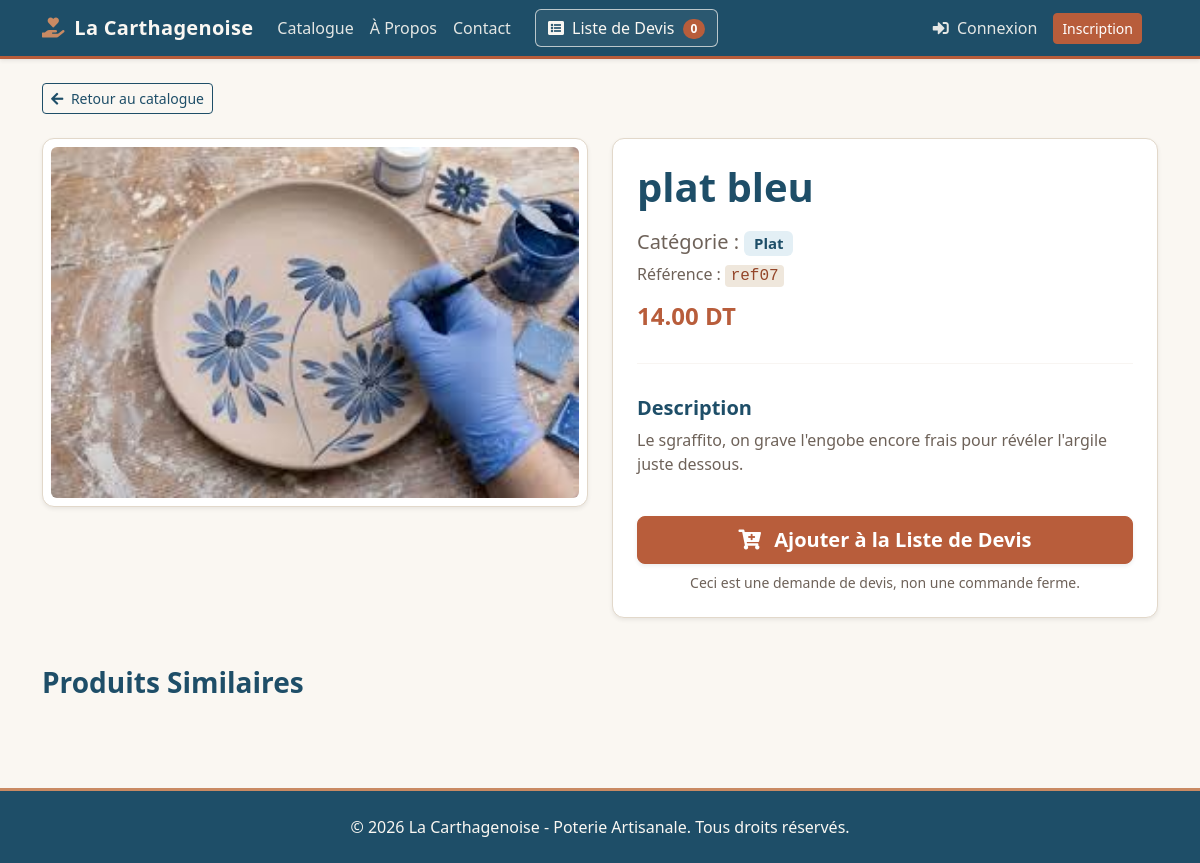
/produit/6/, run on the app's committed database.
### catalogue/models.py (models this page shows, shortened)
class Produit(models.Model):
    categorie = models.ForeignKey(
        Categorie,
        on_delete=models.CASCADE,
        related_name='produits',
        verbose_name="Catégorie",
    )
    catalogues = models.ManyToManyField(
        Catalogue,
        blank=True,
        related_name='produits',
        verbose_name="Catalogues",
    )
    reference = models.CharField(max_length=50, unique=True, verbose_name="Référence")
    nom = models.CharField(max_length=200, verbose_name="Nom du produit")
    description = models.TextField(verbose_name="Description")
    prix = models.DecimalField(
        max_digits=10,
        decimal_places=2,
        null=True,
        blank=True,
        verbose_name="Prix unitaire",
    )
    image = models.ImageField(
        upload_to='produits/',
        null=True,
        blank=True,
        verbose_name="Image",
    )
    quantite_totale = models.PositiveIntegerField(
        default=0, verbose_name="Quantité totale")
    quantite_vendue = models.PositiveIntegerField(
        default=0, verbose_name="Quantité vendue")
    quantite_annulee = models.PositiveIntegerField(
        default=0, verbose_name="Quantité annulée")
    disponible = models.BooleanField(default=True, verbose_name="Disponible")
    date_creation = models.DateTimeField(auto_now_add=True)
    class Meta:
        verbose_name = "Produit"
        verbose_name_plural = "Produits"
        ordering = ['-date_creation']

class Categorie(models.Model):
    nom = models.CharField(max_length=100)
    slug = models.SlugField(unique=True, max_length=100, blank=True)

### catalogue/views.py (the view)
# urls.py: path('produit/<int:pk>/',        views.ProduitDetailView.as_view(),
class ProduitDetailView(DetailView):
    model = Produit
    template_name = 'catalogue/detail_produit.html'
    context_object_name = 'produit'
    pk_url_kwarg = 'pk'  # Utiliser l'ID/clé primaire dans l'URL

### devis/templatetags/devis_extras.py (called while the page is built)
@register.simple_tag(takes_context=True)
def devis_count(context):
    request = context['request']
    devis_panier = request.session.get(DEVIS_SESSION_KEY)
    if devis_panier:
        return len(devis_panier)
    return 0

### pages/context_processors.py (called while the page is built, shortened)
def messages_contact_context(request):
    nb_messages_non_lus = 0
    return {
        'nb_messages_non_lus': nb_messages_non_lus,
    }

### catalogue/templates/catalogue/detail_produit.html (shortened to what this page needs)
{% extends 'base.html' %}
{% block content %}
  <div class="row">
    <div class="col-lg-12">
      <a href="{% url 'catalogue:liste_produits' %}" class="btn btn-sm btn-outline-bleu mb-4">
        <i class="fas fa-arrow-left me-1"></i> Retour au catalogue
      </a>
    </div>
  </div>
  <div class="row g-4 align-items-start">
    <div class="col-md-6 mb-4">
      <div class="card shadow-sm card-poterie p-2">
        {% if produit.image %}
          <img src="{{ produit.image.url }}" class="img-fluid rounded w-100" style="max-height: 460px; object-fit: cover;" alt="{{ produit.nom }}" />
        {% else %}
          <div class="zone-visuelle p-5 text-center rounded text-poterie-muted" style="min-height: 320px; display: flex; flex-direction: column; align-items: center; justify-content: center;">
            <i class="fas fa-image fa-2x mb-2" style="color: var(--poterie-argile);"></i>
            <span>Image non disponible</span>
          </div>
        {% endif %}
      </div>
    </div>
    <div class="col-md-6 mb-4">
      <div class="card shadow-sm card-poterie p-4">
        <h1 class="mb-3 fw-bold titre-poterie">{{ produit.nom }}</h1>
        <p class="lead text-poterie-muted mb-2">
          Catégorie :
          {% if produit.categorie %}
            <span class="badge badge-email-bleu">{{ produit.categorie.nom }}</span>
          {% else %}
            <span class="badge bg-secondary">Non classé</span>
          {% endif %}
        </p>
        {% if produit.reference %}
          <p class="h6 mb-3 text-poterie-muted">
            Référence : <code class="code-slug fs-6">{{ produit.reference }}</code>
          </p>
        {% endif %}
        {% if produit.prix %}
          <p class="h4 fw-bold mb-3" style="color: var(--poterie-terracotta);">
            {{ produit.prix }} DT
          </p>
        {% endif %}
        <hr style="border-color: var(--poterie-bordure);" />
        <h2 class="h5 fw-bold titre-poterie mt-3">Description</h2>
        <div class="mb-4 text-poterie-muted">
          {% if produit.description %}
            {{ produit.description|linebreaks }}
          {% else %}
            <p class="fst-italic mb-0">Aucune description détaillée pour cet article.</p>
          {% endif %}
        </div>
        {% if produit.disponible %}
          <a href="{% url 'devis:add_to_devis' produit_id=produit.pk %}" class="btn btn-poterie btn-lg w-100 shadow-sm fw-semibold">
            <i class="fas fa-cart-plus me-2"></i> Ajouter à la Liste de Devis
          </a>
          <small class="form-text text-poterie-muted d-block text-center mt-2">
            Ceci est une demande de devis, non une commande ferme.
          </small>
        {% else %}
          <div class="alert text-center mb-0" style="background-color: rgba(201, 138, 99, 0.22); color: var(--poterie-texte); border: 1px solid var(--poterie-argile);">
            <i class="fas fa-info-circle me-1" style="color: var(--poterie-terracotta);"></i>
            Ce produit est temporairement indisponible.
          </div>
        {% endif %}
      </div>
    </div>
  </div>
  <div class="row mt-4">
    <div class="col-12">
      <h3 class="mb-3 fw-bold titre-poterie">Produits Similaires</h3>
    </div>
  </div>
{% endblock %}

### static/css/poterie.css (style rules this page uses)
:root { --poterie-terracotta: #B85D3B; --poterie-terracotta-dark: #94462A; --poterie-argile: #C98A63; --poterie-sable: #EFE7DC; --poterie-creme: #FAF7F2; --poterie-bleu: #1E4E68; --poterie-bleu-clair: #E3EFF5; --poterie-olive: #5E6B4C; --poterie-texte: #2B2420; --poterie-texte-muted: #6E6259; --poterie-bordure: #E2D8CA; --poterie-blanc: #FFFFFF; --bs-body-bg: var(--poterie-creme); --bs-body-color: var(--poterie-texte); --bs-border-color: var(--poterie-bordure); --bs-primary: var(--poterie-terracotta); --bs-primary-rgb: 184, 93, 59; --bs-link-color: var(--poterie-bleu); --bs-link-hover-color: var(--poterie-terracotta-dark); }
body { background-color: var(--poterie-creme); color: var(--poterie-texte); }
.card, .carte-poterie { background-color: var(--poterie-blanc); border-color: var(--poterie-bordure); }
.btn-primary, .btn-poterie { --bs-btn-bg: var(--poterie-terracotta); --bs-btn-border-color: var(--poterie-terracotta); --bs-btn-hover-bg: var(--poterie-terracotta-dark); --bs-btn-hover-border-color: var(--poterie-terracotta-dark); --bs-btn-active-bg: var(--poterie-terracotta-dark); --bs-btn-active-border-color: var(--poterie-terracotta-dark); --bs-btn-color: var(--poterie-blanc); --bs-btn-hover-color: var(--poterie-blanc); --bs-btn-active-color: var(--poterie-blanc); }
.badge-email-bleu { background-color: var(--poterie-bleu-clair); color: var(--poterie-bleu); }
.text-poterie-muted { color: var(--poterie-texte-muted); }
.titre-poterie { color: var(--poterie-bleu); }
.card-poterie { background-color: var(--poterie-blanc); border: 1px solid var(--poterie-bordure) !important; border-radius: 0.75rem; overflow: hidden; }
.btn-outline-bleu { color: var(--poterie-bleu); border-color: var(--poterie-bleu); background-color: transparent; }
.code-slug { color: var(--poterie-terracotta-dark); background-color: var(--poterie-sable); padding: 0.1rem 0.35rem; border-radius: 0.25rem; }

### data on the page
Produit: image (picture), nom "plat bleu", categorie.nom "Plat", reference "ref07", prix "14.00", description "Le sgraffito, on grave l'engobe encore frais pour révéler l'argile juste dessous."
